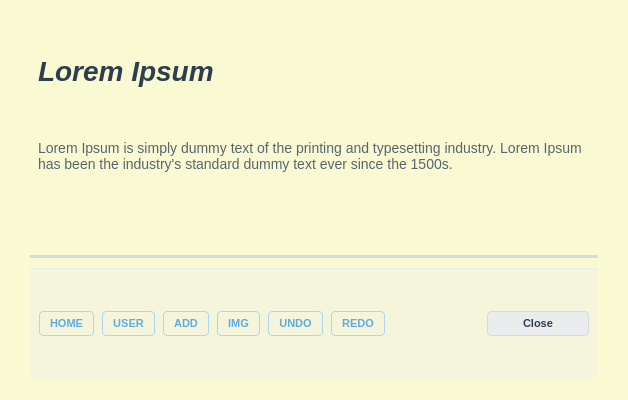
<?xml version="1.0" encoding="UTF-8"?>
<ui version="4.0">
 <class>DetailsWindow</class>
 <widget class="QMainWindow" name="DetailsWindow">
  <property name="geometry">
   <rect>
    <x>0</x>
    <y>0</y>
    <width>628</width>
    <height>400</height>
   </rect>
  </property>
  <property name="minimumSize">
   <size>
    <width>628</width>
    <height>400</height>
   </size>
  </property>
  <property name="maximumSize">
   <size>
    <width>628</width>
    <height>400</height>
   </size>
  </property>
  <property name="windowTitle">
   <string>details</string>
  </property>
  <property name="styleSheet">
   <string>
    /* Tổng thể cửa sổ */
    QMainWindow {
        background-color: #FDFDFD;
    }
    
    QWidget#centralwidget {
        background-color: #FDFDFD;
    }

    /* Tiêu đề chính */
    QLabel#titleLabel {
        color: #2C3E50;
        font-family: &quot;Segoe UI&quot;, sans-serif;
        font-size: 28px;
        font-weight: bold;
        font-style: italic;
        border: none;
        margin-top: 10px;
    }

    /* Đường kẻ ngang separator */
    QFrame#lineSeparator {
        color: #D5DBDB;
        background-color: #D5DBDB;
        max-height: 1px;
    }

    /* Nội dung văn bản */
    QLabel#contentLabel {
        color: #566573;
        font-family: &quot;Segoe UI&quot;;
        font-size: 14px;
        line-height: 22px;
        padding: 5px;
    }

    /* Thanh chứa nút bấm ở dưới */
    QWidget#footerWidget {
        background-color: #F4F7F6;
        border-top: 1px solid #EAECEE;
        border-bottom-left-radius: 8px;
        border-bottom-right-radius: 8px;
    }

    /* Định dạng chung cho các nút bấm (Thay cho icon) */
    QPushButton {
        background-color: transparent;
        color: #5DADE2;
        border: 1px solid #AED6F1;
        border-radius: 4px;
        padding: 5px 10px;
        font-weight: bold;
        font-size: 11px;
    }
    QPushButton:hover {
        background-color: #EBF5FB;
        border: 1px solid #5DADE2;
    }

    /* Nút Close đặc biệt */
    QPushButton#closeButton {
        background-color: #EAECEE;
        color: #2C3E50;
        border: 1px solid #D5DBDB;
        min-width: 80px;
    }
    QPushButton#closeButton:hover {
        background-color: #D5DBDB;
    }
   </string>
  </property>
  <widget class="QWidget" name="centralwidget">
   <property name="enabled">
    <bool>true</bool>
   </property>
   <property name="sizePolicy">
    <sizepolicy hsizetype="Fixed" vsizetype="Fixed">
     <horstretch>0</horstretch>
     <verstretch>0</verstretch>
    </sizepolicy>
   </property>
   <property name="minimumSize">
    <size>
     <width>628</width>
     <height>400</height>
    </size>
   </property>
   <property name="maximumSize">
    <size>
     <width>628</width>
     <height>400</height>
    </size>
   </property>
   <property name="font">
    <font>
     <strikeout>false</strikeout>
    </font>
   </property>
   <property name="styleSheet">
    <string notr="true">#centralwidget {
	background: #FAFAD2;
}
#footerWidget	{
	background: #F5F5DC;
}</string>
   </property>
   <layout class="QVBoxLayout" name="mainLayout">
    <property name="spacing">
     <number>10</number>
    </property>
    <property name="leftMargin">
     <number>30</number>
    </property>
    <property name="topMargin">
     <number>10</number>
    </property>
    <property name="rightMargin">
     <number>30</number>
    </property>
    <property name="bottomMargin">
     <number>20</number>
    </property>
    <item>
     <widget class="QLabel" name="titleLabel">
      <property name="text">
       <string>Lorem Ipsum</string>
      </property>
     </widget>
    </item>
    <item>
     <widget class="QLabel" name="contentLabel">
      <property name="text">
       <string>Lorem Ipsum is simply dummy text of the printing and typesetting industry. Lorem Ipsum has been the industry's standard dummy text ever since the 1500s.</string>
      </property>
      <property name="alignment">
       <set>Qt::AlignTop</set>
      </property>
      <property name="wordWrap">
       <bool>true</bool>
      </property>
     </widget>
    </item>
    <item>
     <widget class="QFrame" name="lineSeparator">
      <property name="frameShape">
       <enum>QFrame::HLine</enum>
      </property>
     </widget>
    </item>
    <item>
     <widget class="QWidget" name="footerWidget" native="true">
      <layout class="QHBoxLayout" name="footerLayout">
       <property name="spacing">
        <number>8</number>
       </property>
       <item>
        <widget class="QPushButton" name="btn1">
         <property name="text">
          <string>HOME</string>
         </property>
        </widget>
       </item>
       <item>
        <widget class="QPushButton" name="btn2">
         <property name="text">
          <string>USER</string>
         </property>
        </widget>
       </item>
       <item>
        <widget class="QPushButton" name="btn3">
         <property name="text">
          <string>ADD</string>
         </property>
        </widget>
       </item>
       <item>
        <widget class="QPushButton" name="btn4">
         <property name="text">
          <string>IMG</string>
         </property>
        </widget>
       </item>
       <item>
        <widget class="QPushButton" name="btn5">
         <property name="text">
          <string>UNDO</string>
         </property>
        </widget>
       </item>
       <item>
        <widget class="QPushButton" name="btn6">
         <property name="text">
          <string>REDO</string>
         </property>
        </widget>
       </item>
       <item>
        <spacer name="horizontalSpacer">
         <property name="orientation">
          <enum>Qt::Horizontal</enum>
         </property>
         <property name="sizeHint" stdset="0">
          <size>
           <width>0</width>
           <height>0</height>
          </size>
         </property>
        </spacer>
       </item>
       <item>
        <widget class="QPushButton" name="closeButton">
         <property name="text">
          <string>Close</string>
         </property>
        </widget>
       </item>
      </layout>
     </widget>
    </item>
   </layout>
  </widget>
 </widget>
 <resources/>
 <connections/>
</ui>
